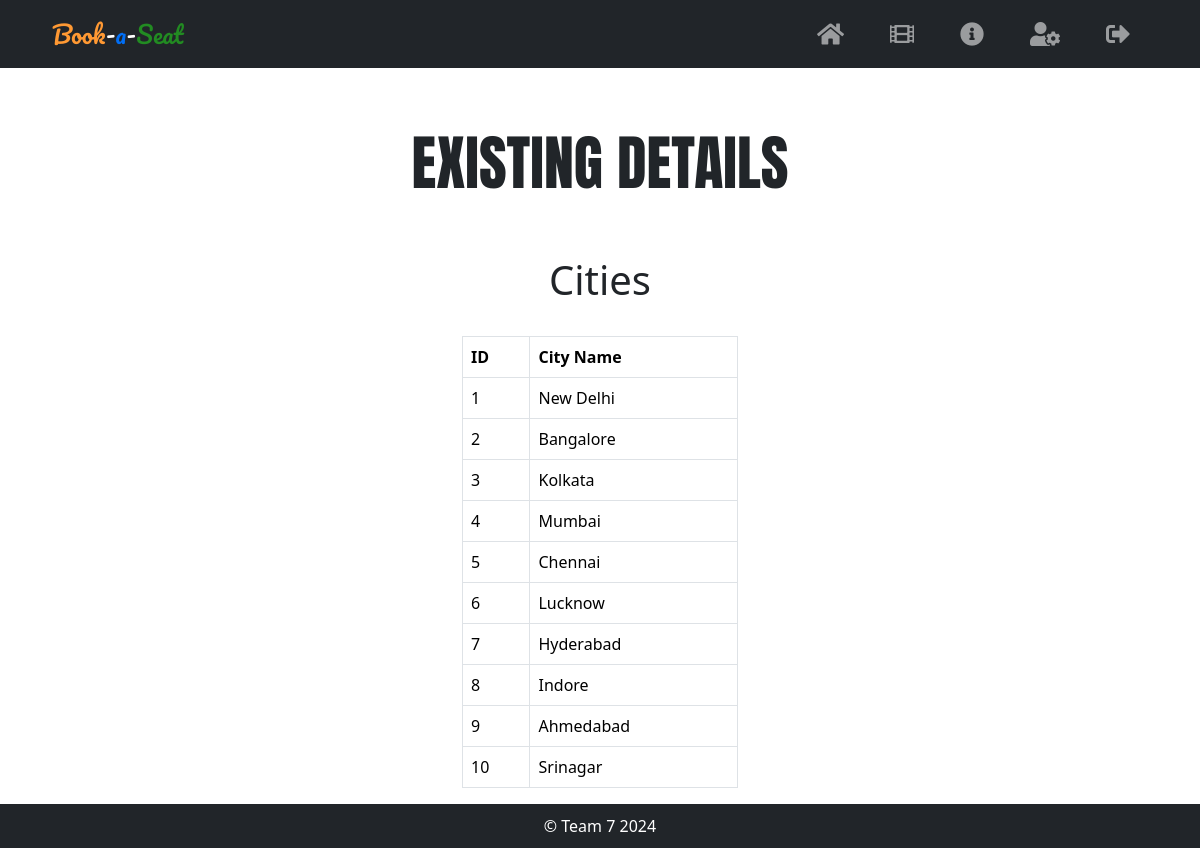
The app's page /view_cities.php (signed in), older data.
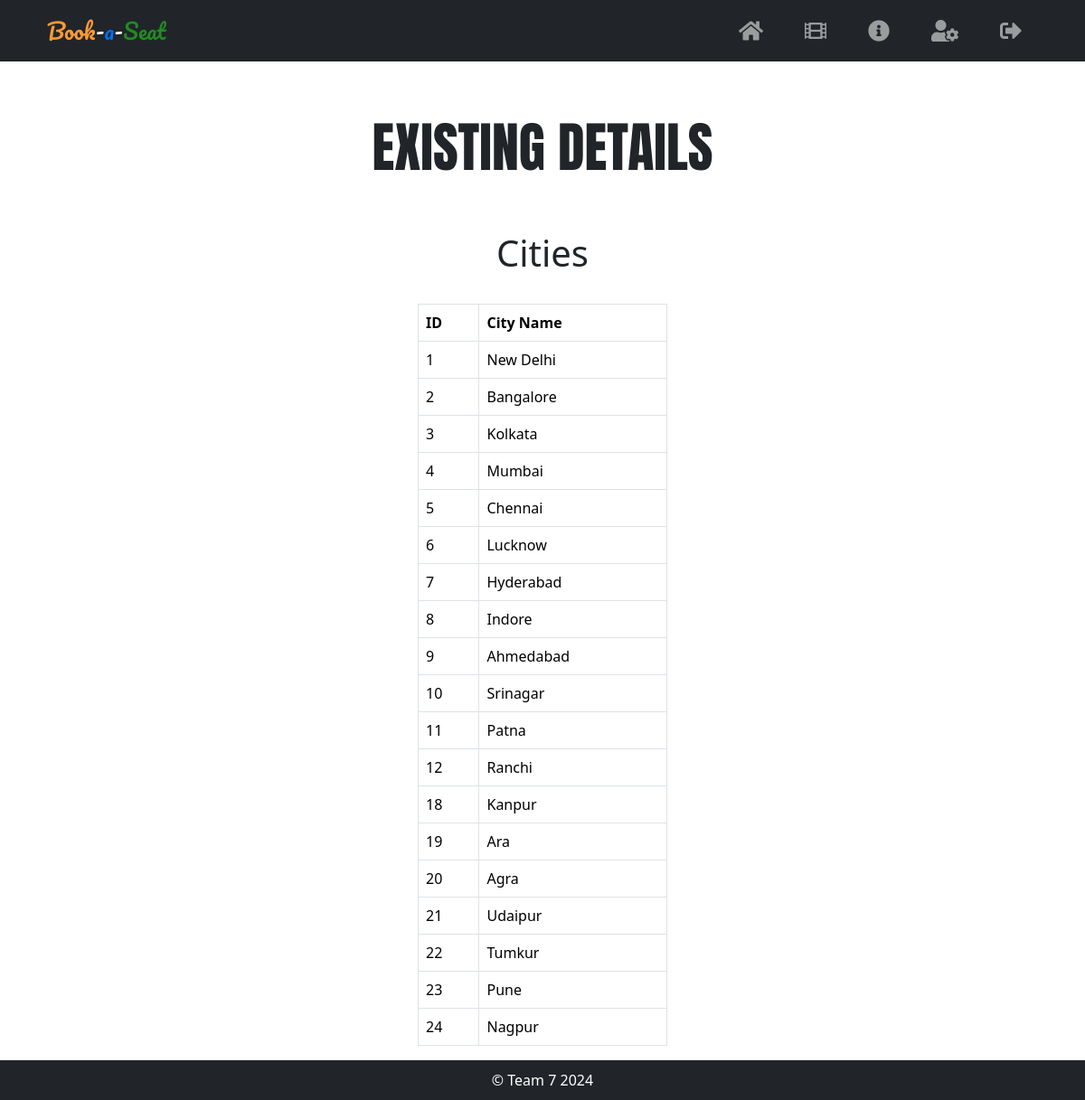
The same page, newer data.
### tables this page shows
CREATE TABLE `cities` (
  `id` int NOT NULL AUTO_INCREMENT,
  `city_name` varchar(255) NOT NULL,
  PRIMARY KEY (`id`),
  KEY `idx_cities_city_name` (`city_name`)
);

### view_cities.php (the view, shortened to what this page needs)
<?php
include "src/components/db_connection.php";
$sql = "SELECT * FROM cities ORDER BY id ASC";
$result = $conn->query($sql);
?>
<?php include 'src/components/header1.php' ?>
<link rel="stylesheet" href="src/css/current-booking-style.css">
<?php include 'src/components/header2.php' ?>
<div class="movies-header">
    EXISTING DETAILS
</div>
<div class="container col-md-3 mt-5 mx-auto">
    <h1 class="text-center">Cities</h1>
    <br>
    <div class="table-responsive">
        <table class="table table-bordered">
            <thead>
                <tr>
                    <th>ID</th>
                    <th>City Name</th>
                </tr>
            </thead>
            <tbody>
                <?php
                if ($result->num_rows > 0) {
                    while ($row = $result->fetch_assoc()) {
                        echo "<tr>";
                        echo "<td>" . $row['id'] . "</td>";
                        echo "<td>" . $row['city_name'] . "</td>";
                        echo "</tr>";
                    }
                } else {
                    echo "<tr><td colspan='8'>No bookings found</td></tr>";
                }
                ?>
            </tbody>
        </table>
    </div>
</div>
<?php include 'src/components/footer.php' ?>

Row changes from the older to the newer data that the page shows:
added cities: id "11", city_name "Patna"
added cities: id "12", city_name "Ranchi"
added cities: id "18", city_name "Kanpur"
added cities: id "19", city_name "Ara"
added cities: id "20", city_name "Agra"
added cities: id "21", city_name "Udaipur"
added cities: id "22", city_name "Tumkur"
added cities: id "23", city_name "Pune"
added cities: id "24", city_name "Nagpur"
